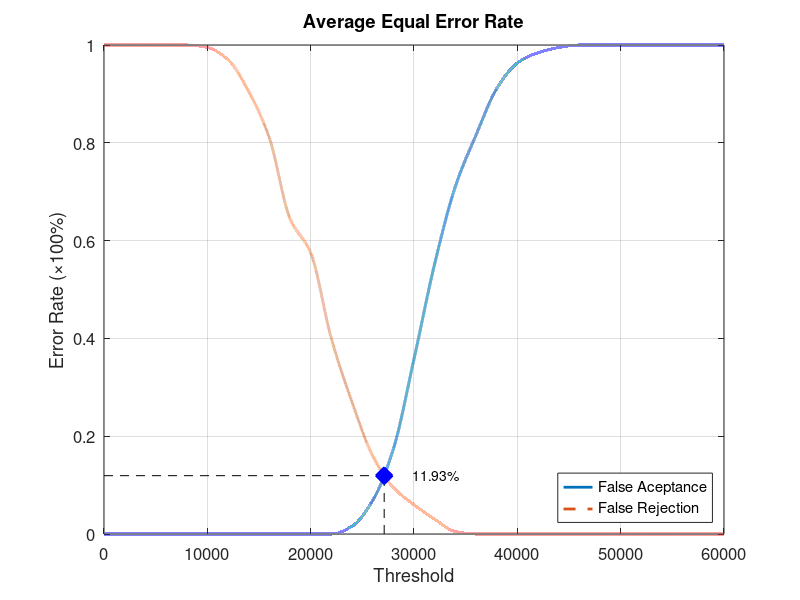
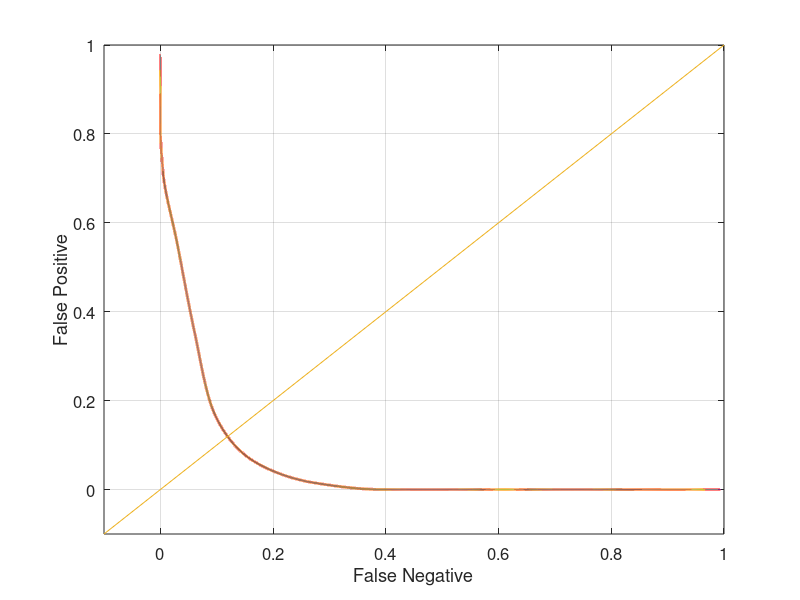

MATLAB code for these plots, in order:
function yEER = Database3_2
close all;
clear;
clc;
x = 0:2000:60000;
xq = 0:0.5:60000;

y0 = [0 0 0 0 0 0 0 0 0 0 0 0 0.0157895 0.0684211 0.173684 0.357895 0.552632 0.710526 0.815789 0.910526 0.963158 0.984211 0.994737 1 1 1 1 1 1 1 1];
yy0 = interp1(x, y0, xq, 'pchip');
y1 = [1 1 1 1 1 0.995 0.97 0.905 0.81 0.645 0.575 0.4 0.27 0.16 0.095 0.06 0.03 0.005 0 0 0 0 0 0 0 0 0 0 0 0 0];
yy1 = interp1(x, y1, xq, 'pchip');

% Calculating EER: 
y2 = abs(y0 - y1);
find(y2 == min(y2))
yy2 = abs(yy0 - yy1);
xEER = find(yy2 == min(yy2));
xEERIndex = xq(xEER) % X-axis EER
yEER = yy0(xEER) % Y-axis EER

main = figure
plot(xq, yy0,'-','LineWidth', 2);	hold on
plot(xq, yy1,'--','LineWidth', 2);	hold on
plot([xEERIndex xEERIndex], [0 yEER], 'k--');	hold on
plot([0 xEERIndex], [yEER yEER], 'k--');	hold on
plot(xEERIndex, yEER, 'bx', 'LineWidth', 10);	hold on
text(xEERIndex + 10 * xEERIndex / 100, yEER, [num2str(round((10000 * yEER)) / 100) '%'])
legend('False Aceptance', 'False Rejection', 'Location', 'SouthEast')
xlabel('Threshold')
ylabel('Error Rate (\times100%)')
title('Average Equal Error Rate')
set(gca, 'FontSize', 12)
axis([0 60000 0 1])
grid on

print(main, 'Database3_2Main', '-dpng');
FNRxFPR = figure('Color', [1 1 1]);
plot(yy1, yy0, '-', yy1, yy0, 'LineWidth', 2);
hold on
y = -0.1:0.1:1
plot(y, y); 
set(gca, 'FontSize', 12)
xlabel('False Negative')
ylabel('False Positive')
axis([-0.1 1 -0.1 1])
set(gca, 'FontSize', 12)
grid on

print(FNRxFPR, 'Database3_2FNRxFPR','-dpng');
end
